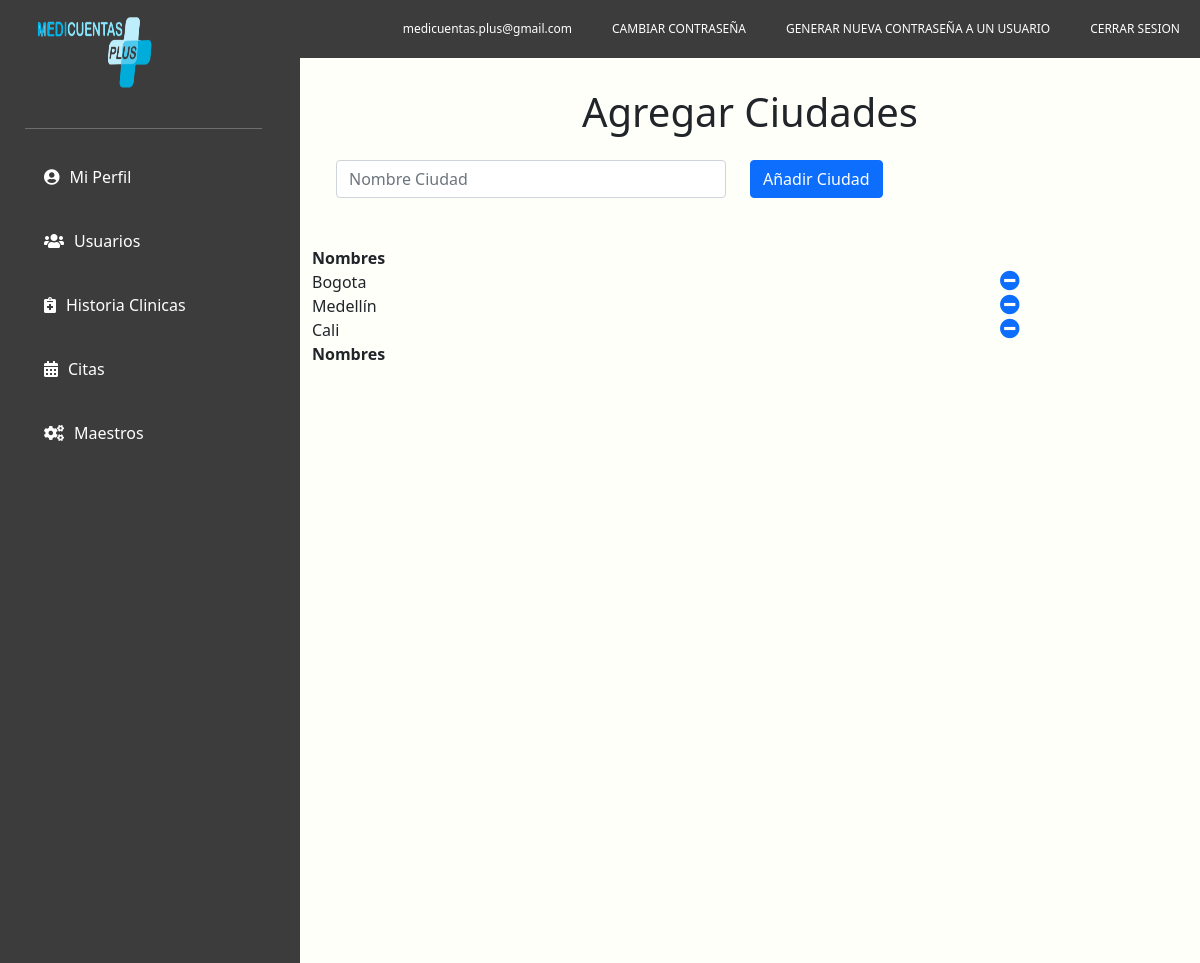
The app's page /maestros/ciudades (signed in) with its own data.
### modelos/models.py (models this page shows)
class Usuario(models.Model):
    primernombre = models.CharField(max_length=1000, blank=True, null=True)
    segundonombre = models.CharField(max_length=1000, blank=True, null=True)
    primerapellido = models.CharField(max_length=1000, blank=True, null=True)
    segundoapellido = models.CharField(max_length=1000, blank=True, null=True)
    usuario = models.CharField(max_length=1000, blank=True, null=True)
    clave = models.TextField(blank=True, null=True)
    tipodocumento= models.CharField(max_length=1000, blank=True, null=True)
    numerodocumento= models.CharField(max_length=1000, blank=True, null=True)
    fechanacimiento = models.DateField(blank=True, null=True)
    edad = models.CharField(max_length=100, blank=True, null=True)
    numerotelefono = models.IntegerField( blank=True, null=True)
    ciudad = models.ForeignKey(Ciudad, on_delete=models.CASCADE,blank=True, null=True)
    especialidad = models.ForeignKey(Especialidad, on_delete=models.CASCADE,blank=True, null=True)
    rol = models.CharField(max_length=500, blank=True , null=True)
    asistente = models.CharField(max_length=500, blank=True, null= True)
    permisoscomentario = models.CharField(max_length=100, blank=True, null= True)
    sexo = models.CharField(max_length=500, blank=True, null= True)
    consultorio = models.CharField(max_length=500, blank=True, null= True)
    estado = models.CharField(max_length=500, blank=True, null= True)

class Ciudad(models.Model):
    ciudad = models.CharField(max_length=1000, blank=True, null=True)

### modelos/views.py (the view)
# urls.py: path('maestros/ciudades',ciudades),
def ciudades(request):
    if request.session.get('validar') == False:
        return redirect('/')
    else:
        usuario = Usuario.objects.get(id=request.session.get('user'))
        if usuario.rol == "Administrador":
            ciudades = Ciudad.objects.all()
            validar = 0
            if request.method == "POST":
                ciudadregister = Ciudad(ciudad=request.POST.get("ciudad"))
                ciudadregister.save()
                validar = 1
            return render(request,"ciudades.html",{"usuario":usuario,"ciudades":ciudades,"validar":validar,"sesion":request.session.get('validar')})
        else:
            return redirect('/dashboard')

### modelos/templates/ciudades.html (shortened to what this page needs)
<!doctype html>
<html lang="en">
{% load static %}
<head>
    {% load static %}
    {% block head %}
    {% include "head.html" %}
    {% endblock %}
    <link rel="stylesheet" type="text/css" href="https://cdn.datatables.net/v/dt/dt-1.11.2/datatables.min.css" />
</head>
<body>
    <header>
        {% block header %}
        {% include "header.html" %}
        {% endblock %}
    </header>
    <main>
        <div class="container-fluid">
            <div class="row">
                <div class="col-3">
                    {% block main %}
                    {% include "main.html" %}
                    {% endblock %}
                </div>
                <div class="col-9" id="col-9">
                    <div id="titulo">
                        <h1>Agregar Ciudades</h1>
                    </div>
                    <form method="POST" action="/maestros/ciudades">
                        <div class="row container-fluid mt-4" id="formularionormal">
                            <div class="col-6">
                                <div class="input-group" id="maestros">
                                    <input type="text"  name="ciudad" class="form-control" id="validationDefaultUsername"
                                    aria-describedby="inputGroupPrepend2" placeholder="Nombre Ciudad" required>
                                </div>
                            </div>
                            <div class="col-6 mb-4" id="maestros">
                                <button type="submit" class="btn btn-primary">Añadir Ciudad</button>
                            </div>
                        </div>
                        <div class="mt-4" id="maestros">
                            <table id="example" class="display nowrap" style="width:100%">
                                <thead>
                                    <tr>
                                        <th>Nombres</th>
                                        <th></th>
                                    </tr>
                                </thead>
                                <tbody>
                                    {% for ciudad in ciudades%}
                                    <tr>
                                        <td>{{ciudad.ciudad}}</td>
                                        <td><a href="/maestros/ciudades/{{ciudad.id}}"><i class="fas fa-minus-circle" style="font-size: 20px;"></i></a></td>
                                    </tr>
                                    {% endfor %}
                                </tbody>
                                <tfoot>
                                    <tr>
                                        <th>Nombres</th>
                                        <th></th>
                                    </tr>
                                </tfoot>
                            </table>
                        </div>
                    </form>
                </div>
            </div>
        </div>
    </main>
</body>
</html>

### modelos/templates/header.html (shortened to what this page needs)
{%load static%}
<img src="{% static 'imagenes/logo1.png'%}" class="img-1">
<nav>
    <ul>
        <li><a href="/logout">CERRAR SESION</a></li>
        {% if usuario.rol == 'Administrador'%}
        <li><a href="/cclaveusuario">GENERAR NUEVA CONTRASEÑA A UN USUARIO</a></li>
        {%endif%}
        <li><a href="/cambioclave/{{usuario.id}}">CAMBIAR CONTRASEÑA</a></li>
        <li><a href="#">{{usuario.usuario}}</a></li>
    </ul>
</nav>

### static/css/index.css (style rules this page uses)
* { margin:0; padding:0; }
body { background:#FFFFFA; }
header { width:100%; }
header nav { width:100%; max-width:100%; height: 100%; background:#3c3c3c; }
header nav ul { overflow:hidden; list-style:none; }
header nav ul li { float:right; }
header nav ul li a { color:#fff; padding:20px; display:block; text-decoration:none; font-size: 12px; }
.container-fluid { margin-top: -16px; }
.container-fluid .col-3 { height: calc(100vh- 75px); overflow: auto; background:#3c3c3c; }
.img-1 { width: 10%; height: 80px; position: absolute; margin: 12px 35px; }
#col-9 { margin-top:30px; height: 100%; }
main .container-fluid .row .col-9 #titulo h1 { text-align: center; }

### records on screen
Usuario: usuario "medicuentas.plus@gmail.com"
Ciudad: ciudad "Bogota"
Ciudad: ciudad "Medellín"
Ciudad: ciudad "Cali"
